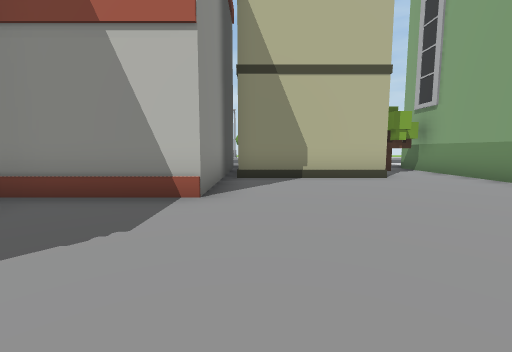
view 1 (above)

24 first-person views from a walk through a 3-D level made in the Unity game engine. The camera is 1.4 m above the floor, tilts 6° down and sees 90° across. The floor is counted in squares, 2 m on a side. Each view is taken from the middle of a square. On the plan, view 1 faces up. The plan holds only what a view shows up to about 9 squares ahead; the rest is blank. The place goes on beyond the plan. The player is left out. Some animated figures are left out.

view 2
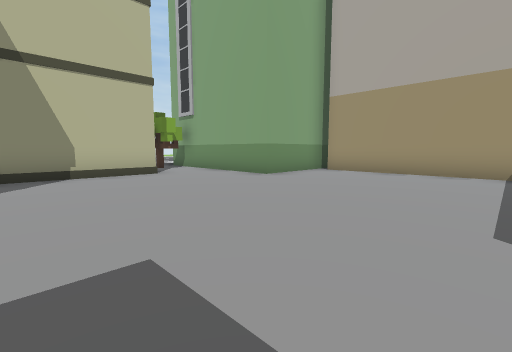

view 3
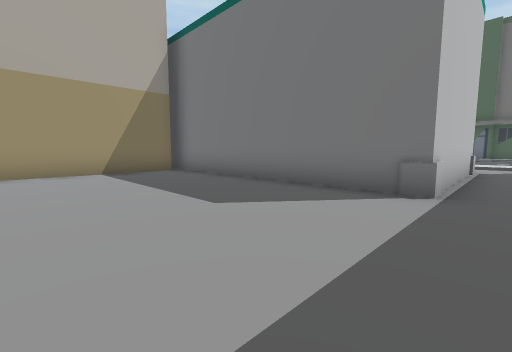

view 4
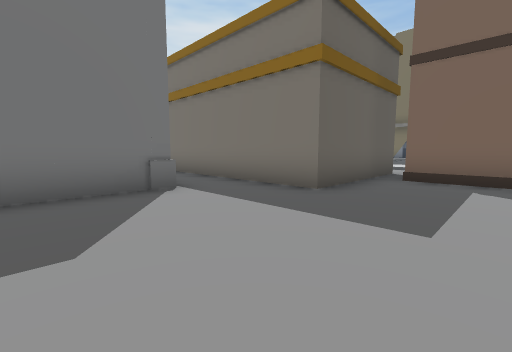

view 5
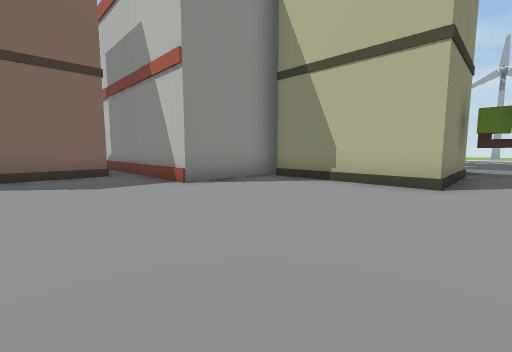

view 6
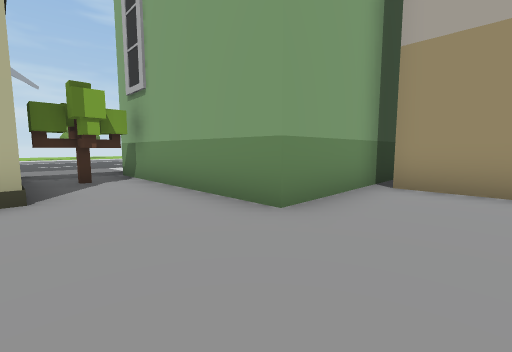

view 7
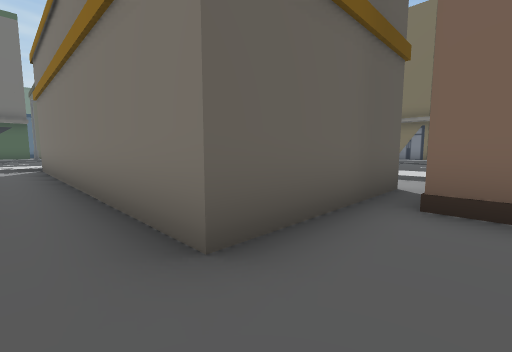

view 8
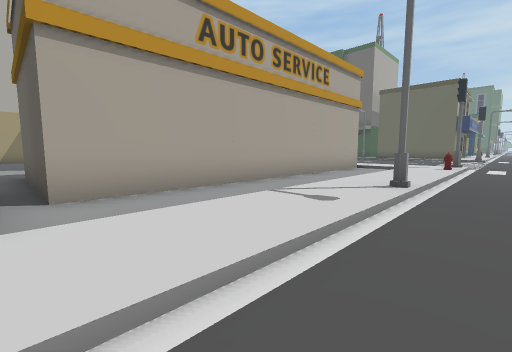

view 9
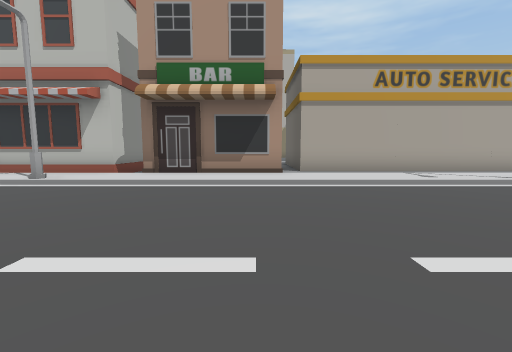

view 10
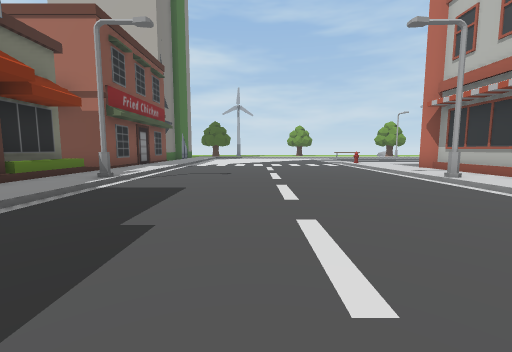

view 11
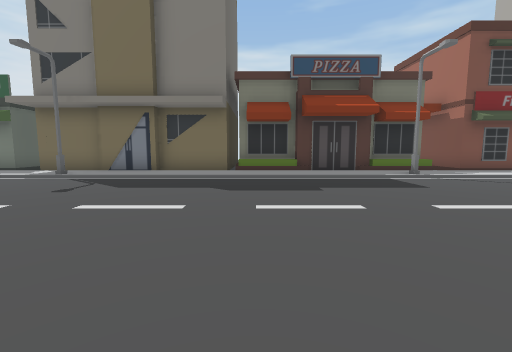

view 12
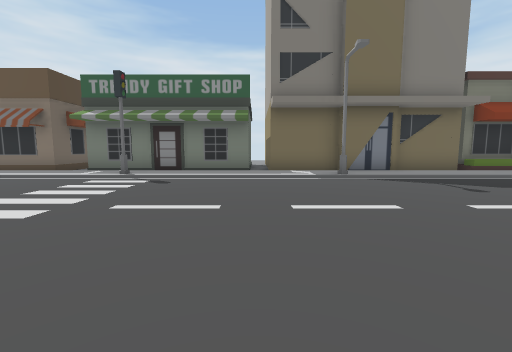

view 13
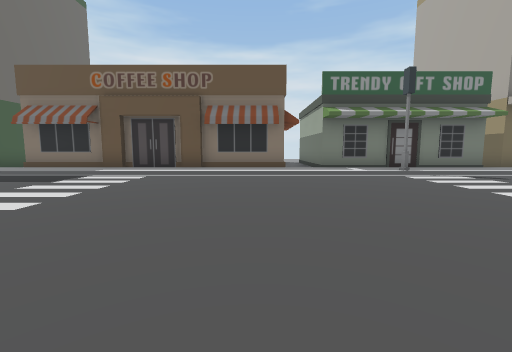

view 14
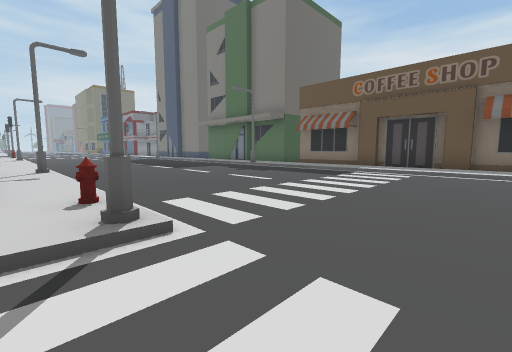

view 15
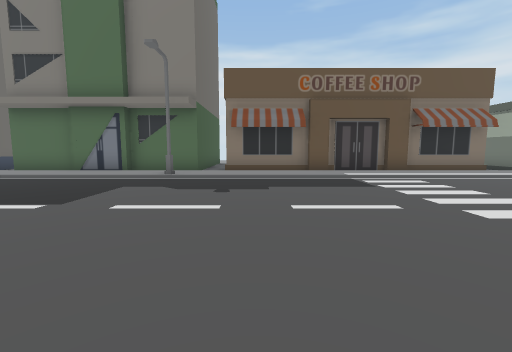

view 16
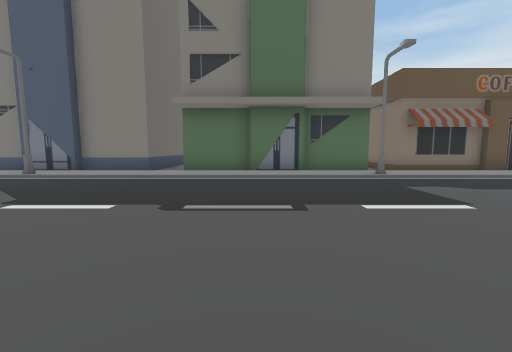

view 17
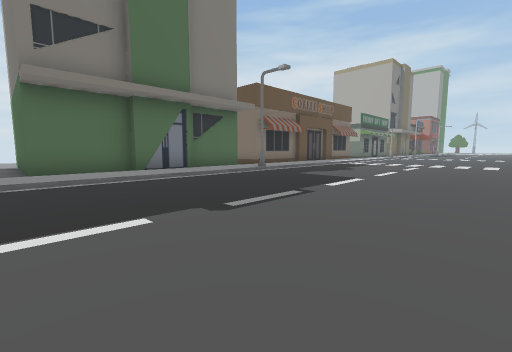

view 18
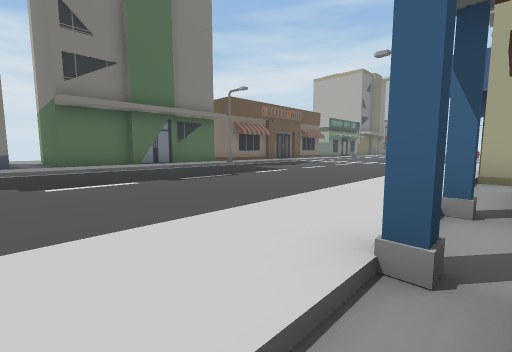

view 19
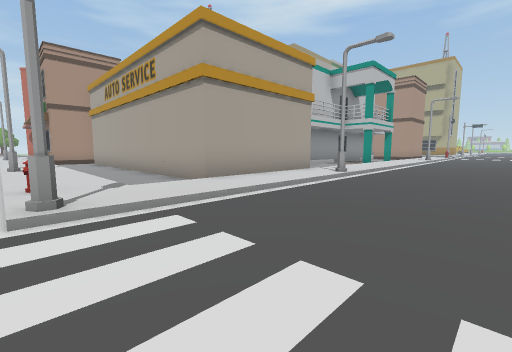

view 20
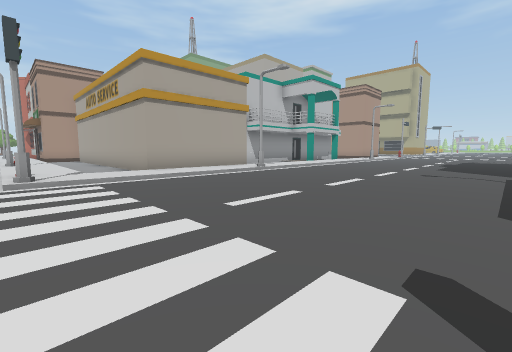

view 21
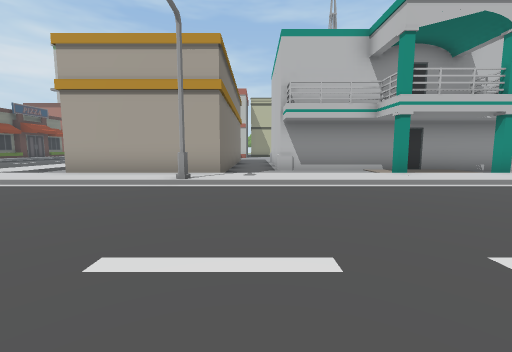

view 22
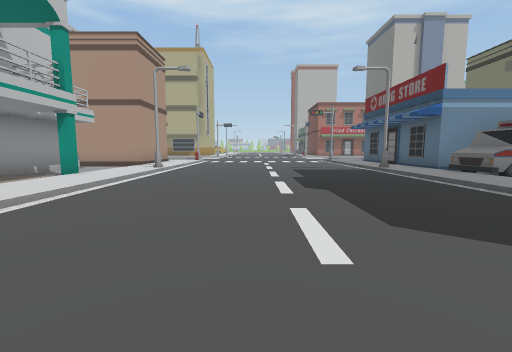

view 23
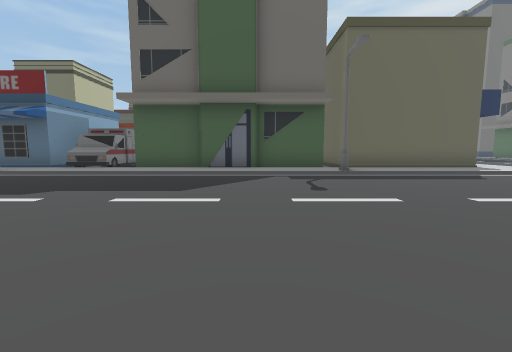

view 24
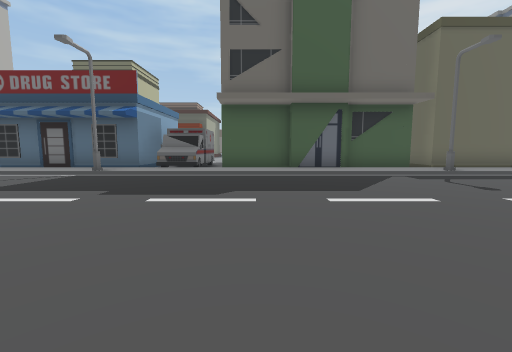

### Floor plan
Key: @ floor where view 1 was taken; # wall or solid block; x gap in a wall; . main floor; : floor 0.25 m higher than the main floor; / step, stairs or slope; ^ raised ledge; O other object.
Columns run from 21 left of view 1 to 12 right of it. Each row starts with its distance up from view 1.
  9     #               ^   O..O
  8     #:/....../:     ^   OOO
  7    ##:/....../:#    ^   O..O
  6    O //....../:#    ^OOOO..O
  5     O:O......O:#    #......O
  4     O:/....../:x^^###......OOOO
  3     O:/....../:###...........O
  2     O:/....../:###...........O
  1     O:/....../:###...........O
  0     O:/....../:###...@.......O
 -1     O:/....../:..............O
 -2     O:/....../:.OOOOO........O
 -3     O:/....../:.O   O........O
 -4     O:/...  ./:.O   O.#######
 -5     O:/.... ./:.O   O.#
 -6     O:O......O:.O   O.#
 -7    OO:/....../:.O   O.#
 -8     #:/....../:.O   O.#########
 -9     #:/....../:.O   O..........
-10     #:/......O:.OOOOO..  #.#..
-11     #:/.... ./:::::::::::::::::
-12     #:#...  .#//////O/////////O
-13     #:/.... ...................
-14      :/........................
-15     #:/........................
-16     #:/........................
-17     #:/........................
-18     #:/.........................
-19     #:/......///////O/////////O//
-20     #:/......O::::::::::::::::::::
-21     #:/....../:#####OOOOOOOOO#####
-22     #:/....../:             O#
-23     #:/....../:
-24     #:/....../:
-25     O:O......O:#
-26     O:/....../:#
-27     O:/......///
-28     O:/......///
-29     O:/......///
-30     O:/....../:.
-31 OOOOO:/....../:.
-32 .....:/......///
-33     O:/......///
-34     O:/..
-35     O:O.

Positions as (right, up) in squares from view 1, and headings:
1: (0, 0), facing up
2: (0, -1), facing up-right
3: (0, 1), facing down-right
4: (3, 1), facing down-left
5: (4, 1), facing up-left
6: (3, 2), facing up-right
7: (0, 0), facing down-left
8: (-9, -1), facing down-right
9: (-13, 0), facing right
10: (-12, -1), facing up
11: (-8, 0), facing left
12: (-8, -8), facing left
13: (-8, -16), facing left
14: (-7, -17), facing down-left
15: (-8, -23), facing left
16: (-8, -29), facing left
17: (-9, -32), facing up-left
18: (-6, -33), facing up-left
19: (-8, -15), facing up-right
20: (-8, -18), facing up-right
21: (0, -17), facing up
22: (0, -15), facing right
23: (1, -12), facing down
24: (4, -12), facing down
